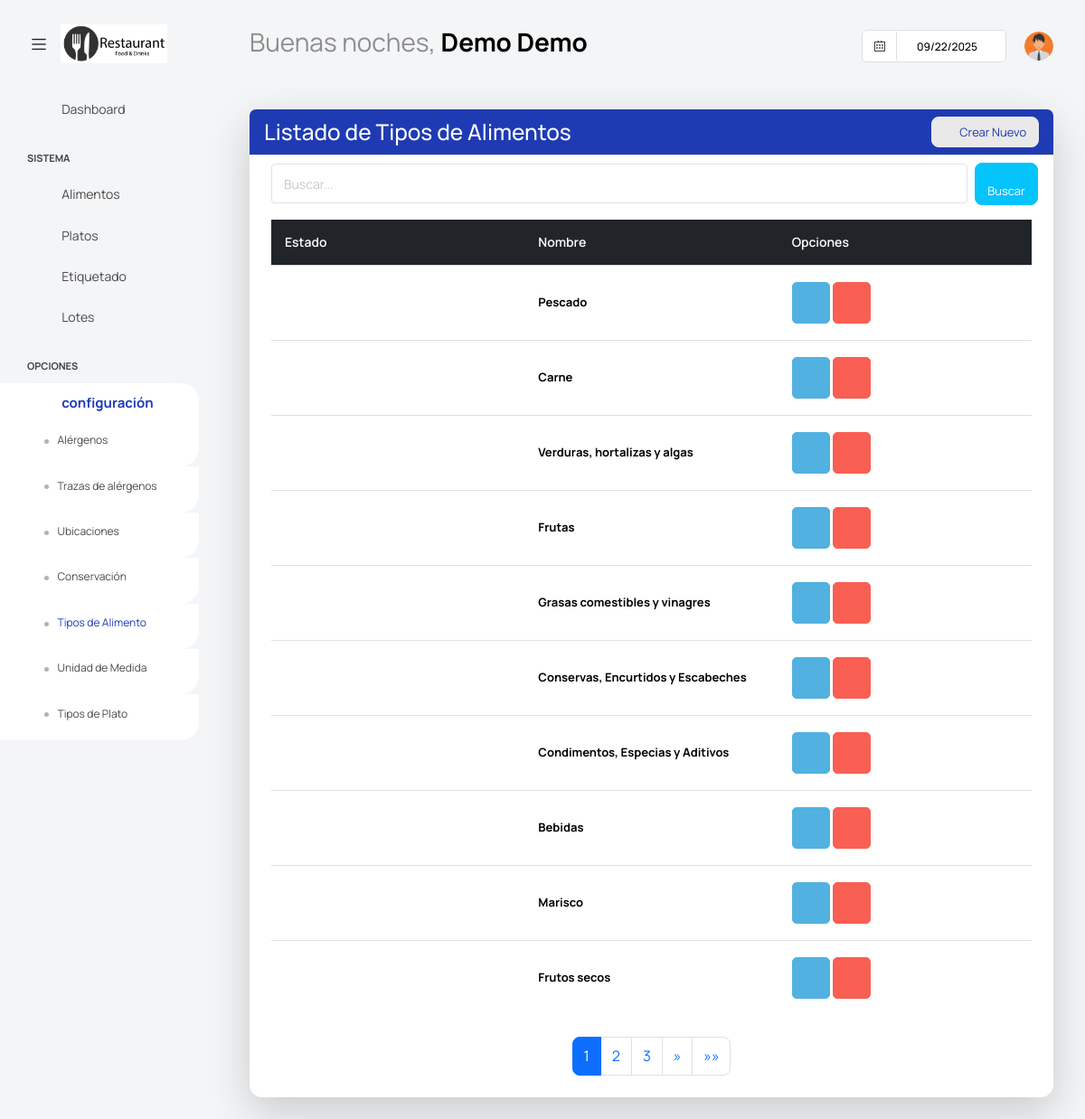
The page /dashuser/lista_tipos_de_alimento/ (signed in) on the database its author committed.
### app/super/models.py (models this page shows, shortened)
class UserProfile(models.Model):
    centro = models.ForeignKey('Centros' ,on_delete=models.CASCADE, null=True, blank =True)
    user = models.OneToOneField(User, on_delete=models.CASCADE)
    username = models.CharField(max_length=100)
    password = models.CharField(max_length=100)
    nombre = models.CharField(max_length=100)
    apellidos = models.CharField(max_length=100)
    cargo = models.CharField(max_length=100, blank=True, null=True)
    imagen = models.ImageField(default='users/default.png', upload_to='users/', null=True, blank =True)
    estado =models.BooleanField(default=True)

### app/dashuser/models.py (models this page shows, shortened)
class TipoAlimento(ModeloBaseCentro):
    nombre = models.CharField('Nombre', max_length=100)
    estado = models. BooleanField(default=True)
    class Meta:
        verbose_name = 'Tipo Alimento'
        verbose_name_plural = 'Tipos de Alimentos'

### app/dashuser/views.py (the view)
# urls.py: path('lista_tipos_de_alimento/', TipoAlimentoList.as_view(), name='TipoAlimentoList'),
class TipoAlimentoList(PaginationMixin, LoginRequiredMixin, ListView):
    model = TipoAlimento
    template_name = 'dashuser/listar_tipoalimento.html'
    context_object_name = 'tipoalimentos'
    paginate_by = 10  # Número de registros por página
    def get_queryset(self):
        try:
            user_profile = UserProfile.objects.filter(user=self.request.user).first()
            if user_profile and user_profile.centro:
                centro = user_profile.centro
                queryset = TipoAlimento.objects.filter(centro=centro).order_by('id')
                search_query = self.request.GET.get('buscar')
                if search_query:
                    queryset = queryset.filter(
                        Q(nombre__icontains=search_query)
                    )
                return queryset
            else:
                return TipoAlimento.objects.none()
        except ObjectDoesNotExist:
            return TipoAlimento.objects.none()
    def get_context_data(self, **kwargs):
        context = super().get_context_data(**kwargs)
        context.update(datos_centro(self.request))
        if not context['tipoalimentos'].exists():
            context['mensaje'] = "No tiene tipos de alimento asociados."
        return context

### app/core/mixins.py (called while the page is built)
    def get_context_data(self, **kwargs):
        context = super().get_context_data(**kwargs)
        page_obj = context.get('page_obj')
        if page_obj:
            current_page = page_obj.number
            total_pages = page_obj.paginator.num_pages
            window = self.pagination_window_size
            if total_pages <= (window * 2) + 1:
                context['custom_page_range'] = range(1, total_pages + 1)
            elif current_page <= window:
                context['custom_page_range'] = range(1, (window * 2) + 2)
            elif current_page >= total_pages - window:
                context['custom_page_range'] = range(total_pages - (window * 2), total_pages + 1)
            else:
                context['custom_page_range'] = range(current_page - window, current_page + window + 1)
        return context

### templates/dashuser/listar_tipoalimento.html (shortened to what this page needs)
{% extends "base.html" %}
{% block content %}
<div class="content-wrapper">
    <div class="card shadow-lg">
        <div class="card-header bg-primary text-white d-flex justify-content-between align-items-center">
            <h3 class="m-0">Listado de Tipos de Alimentos</h3>
            <a class="btn btn-light btn-sm rounded text-primary" onclick="abrir_modal_edicion('{% url 'dashuser:TipoAlimentoCreate' %}')">
                <i class="fa fa-plus-circle"></i>&nbsp; Crear Nuevo
            </a>
        </div>
        <div class="card-body">
            <form method="get" class="row g-2 align-items-center">
                <div class="col-md-11">
                    <input type="text" class="form-control form-control-sm" placeholder="Buscar..." name="buscar">
                </div>
                <div class="col-md-1 d-flex justify-content">
                    <button type="submit" class="btn btn-secondary btn-sm rounded" >
                        <i class="fa fa-search"></i>&nbsp; Buscar
                    </button>
                </div>
            </form>
            {% if tipoalimentos %}
            <div class="table-wrapper">
                <table class="table table-hover tabla-responsive align-middle" style="table-layout: fixed;">
                    <thead class="table-dark">
                        <tr>
                            <th>Estado</th>
                            <th>Nombre</th>
                            <th>Opciones</th>
                        </tr>
                    </thead>
                    <tbody>
                        {% for tipoalimento in tipoalimentos %}
                        <tr>
                            <td data-label="Estado">
                                {% if tipoalimento.estado %}
                                    <i class="fa fa-circle text-success fs-6"></i>
                                {% else %}
                                    <i class="fa fa-circle text-danger fs-6"></i>
                                {% endif %}
                            </td>
                            <td data-label="Nombre" class="fw-bold">{{ tipoalimento.nombre }}</td>
                            <td data-label="Opciones">
                                <a class="btn btn-info" style="--bs-btn-padding-y: 14px; --bs-btn-padding-x: 14px;" onclick="abrir_modal_edicion('{% url 'dashuser:TipoAlimentoUpdate' tipoalimento.id %}')" data-toggle="tooltip" title="Editar Tipo de Alimento">
                                    <i class="fa fa-pencil"></i>
                                </a>
                                <a class="btn btn-danger" style="--bs-btn-padding-y: 14px; --bs-btn-padding-x: 14px;" onclick="abrir_modal_edicion('{% url 'dashuser:TipoAlimentoDelete' tipoalimento.id %}')" data-toggle="tooltip" title="Eliminar Tipo de Alimento">
                                    <i class="fa fa-trash"></i>
                                </a>
                            </td>
                        </tr>
                        {% endfor %}
                    </tbody>
                </table>
            </div>
            {% include "core/pagination.html" %}
            {% else %}
            <div class="alert alert-warning text-center mt-3">
                <i class="fa fa-exclamation-circle"></i> No se encontraron tipos de alimentos.
            </div>
            {% endif %}
        </div>
</div>
{% endblock content %}

### templates/base.html (shortened to what this page needs)
{% load static %}
<html lang="es">
<head>
  <link href={% static "vendor/feather/feather.css" %} rel="stylesheet">
  <link href={% static "vendor/mdi/css/materialdesignicons.min.css" %} rel="stylesheet">
  <link href={% static "vendor/ti-icons/css/themify-icons.css" %} rel="stylesheet">
  <link href={% static "vendor/font-awesome/css/font-awesome.min.css" %} rel="stylesheet">
  <link href={% static "vendor/typicons/typicons.css" %} rel="stylesheet">
  <link href={% static "vendor/simple-line-icons/css/simple-line-icons.css" %} rel="stylesheet">
  <link href={% static "vendor/css/vendor.bundle.base.css" %} rel="stylesheet">
  <link href={% static "vendor/bootstrap-datepicker/bootstrap-datepicker.min.css" %} rel="stylesheet">
  <link href={% static "js/select.dataTables.min.css" %} rel="stylesheet" type="text/css" >
  <link rel="stylesheet" href={% static "css/style.css" %}>
</head>
  <body class="with-welcome-text">
    <div class="container-scroller">
      <nav class="navbar default-layout col-lg-12 col-12 p-0 fixed-top d-flex align-items-top flex-row">
        <div class="text-center navbar-brand-wrapper d-flex align-items-center justify-content-start">
          <div class="me-3">
            <button class="navbar-toggler navbar-toggler align-self-center" type="button" data-bs-toggle="minimize">
              <span class="icon-menu"></span>
            </button>
          </div>
          <div>
            <a class="navbar-brand brand-logo" href="index.html">
              <img src="{{ imagen_centro_url }}" style="width:150px !important; height:auto;" alt="{{ centro.nombre }}">
            </a>
          </div>
        </div>
        <div class="navbar-menu-wrapper d-flex align-items-top">
          <ul class="navbar-nav">
            <li class="nav-item fw-semibold d-none d-lg-block ms-0">
              <h1 class="welcome-text">{{ saludo }}, <span class="text-black fw-bold">{{ nombre }} {{ apellidos }}</span></h1>
          </ul>
          <ul class="navbar-nav ms-auto">
            <li class="nav-item d-none d-lg-block">
              <div id="datepicker-popup" class="input-group date datepicker navbar-date-picker">
                <span class="input-group-addon input-group-prepend border-right">
                  <span class="icon-calendar input-group-text calendar-icon"></span>
                </span>
                <input type="text" class="form-control">
              </div>
            </li>
            <li class="nav-item dropdown d-none d-lg-block user-dropdown">
              <a class="nav-link" id="UserDropdown" href="#" data-bs-toggle="dropdown" aria-expanded="false">
                <img class="img-xs rounded-circle" src="{{ imagen_user_url }}" alt="Profile image"> </a>
            </li>
          </ul>
        </div>
      </nav>
    <div class="container-fluid page-body-wrapper">
      <nav class="sidebar sidebar-offcanvas" id="sidebar">
        <ul class="nav">
          <li class="nav-item">
            <a class="nav-link" href="{% url 'dashuser:home' %}">
              <i class="mdi mdi-grid-large menu-icon"></i>
              <span class="menu-title">Dashboard</span>
            </a>
          </li>
          <li class="nav-item nav-category">Sistema</li>
            <li class="nav-item">
              <a class="nav-link" href="{% url 'dashuser:AlimentoList' %}">
                <i class="menu-icon mdi mdi-food-variant"></i>
                <span class="menu-title">Alimentos</span>
              </a>
            </li>
            <li class="nav-item">
              <a class="nav-link" href="{% url 'platos:PlatoList' %}">
                <i class="menu-icon mdi mdi-food-turkey"></i>
                <span class="menu-title">Platos</span>
              </a>
            </li>
            <li class="nav-item">
              <a class="nav-link" href="{% url 'platos:generar_etiqueta' %}">
                <i class="menu-icon mdi mdi-tag"></i>
                <span class="menu-title">Etiquetado</span>
              </a>
            </li>
            <li class="nav-item">
              <a class="nav-link" href="{% url 'platos:LotesResumenListView' %}">
                <i class="menu-icon mdi mdi-package-variant"></i>
                <span class="menu-title">Lotes</span>
              </a>
            </li>
          <li class="nav-item nav-category">Opciones</li>
            <li class="nav-item">
              <a class="nav-link" data-bs-toggle="collapse" href="#confi" aria-expanded="false" aria-controls="confi">
                <i class="menu-icon mdi mdi-filter"></i>
                <span class="menu-title">configuración</span>
                <i class="menu-arrow"></i>
              </a>
              <div class="collapse" id="confi">
                <ul class="nav flex-column sub-menu">
                  <li class="nav-item"> <a class="nav-link" href="{% url 'dashuser:AlergenosList' %}">Alérgenos</a></li>
                </ul>
                <ul class="nav flex-column sub-menu">
                  <li class="nav-item"> <a class="nav-link" href="{% url 'dashuser:TrazasList' %}">Trazas de alérgenos</a></li>
                </ul>
                <ul class="nav flex-column sub-menu">
                  <li class="nav-item"> <a class="nav-link" href="{% url 'dashuser:LocalizacionList' %}">Ubicaciones</a></li>
                </ul>
                <ul class="nav flex-column sub-menu">
                  <li class="nav-item"> <a class="nav-link" href="{% url 'dashuser:ConservacionList' %}">Conservación</a></li>
                </ul>
                <ul class="nav flex-column sub-menu">
                  <li class="nav-item"> <a class="nav-link" href="{% url 'dashuser:TipoAlimentoList' %}">Tipos de Alimento</a></li>
                </ul>
                <ul class="nav flex-column sub-menu">
                  <li class="nav-item"> <a class="nav-link" href="{% url 'dashuser:UnidadDeMedidaList' %}">Unidad de Medida</a></li>
                </ul>
                <ul class="nav flex-column sub-menu">
                  <li class="nav-item"> <a class="nav-link" href="{% url 'platos:TipoPlatoList' %}">Tipos de Plato</a></li>
                </ul>
              </div>
            </li>
        </ul>
      </nav>
      <div class="main-panel">
          {% block content %}
          {% endblock content %}
      </div>
  </div>
</body>
</html>

### rows shown on the page
UserProfile: nombre "Demo", apellidos "Demo"
TipoAlimento: estado True (drawn), nombre "Pescado"
TipoAlimento: estado True (drawn), nombre "Carne"
TipoAlimento: estado True (drawn), nombre "Verduras, hortalizas y algas"
TipoAlimento: estado True (drawn), nombre "Frutas"
TipoAlimento: estado True (drawn), nombre "Grasas comestibles y vinagres"
TipoAlimento: estado True (drawn), nombre "Conservas, Encurtidos y Escabeches"
TipoAlimento: estado True (drawn), nombre "Condimentos, Especias y Aditivos"
TipoAlimento: estado True (drawn), nombre "Bebidas"
TipoAlimento: estado True (drawn), nombre "Marisco"
TipoAlimento: estado True (drawn), nombre "Frutos secos"

### other values the page prints
{{ saludo }} "Buenas noches"
{{ page }} "1" "2" "3"
